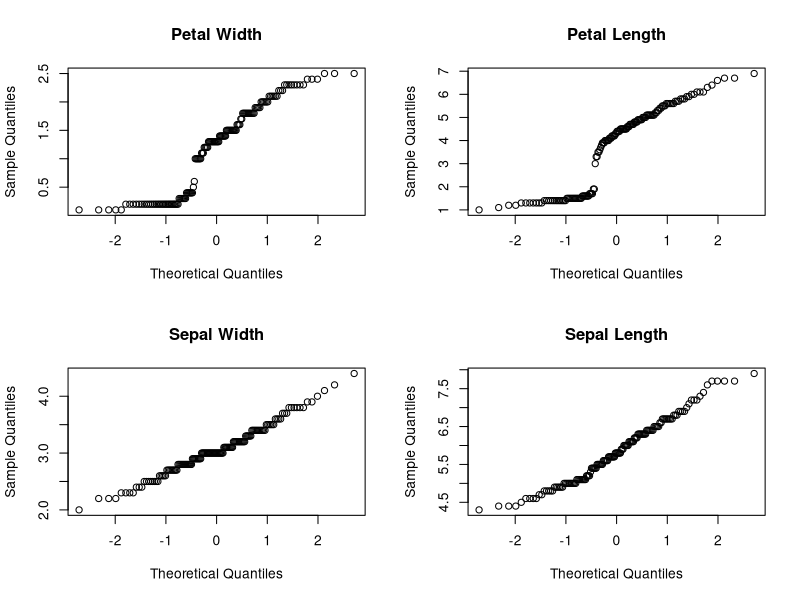
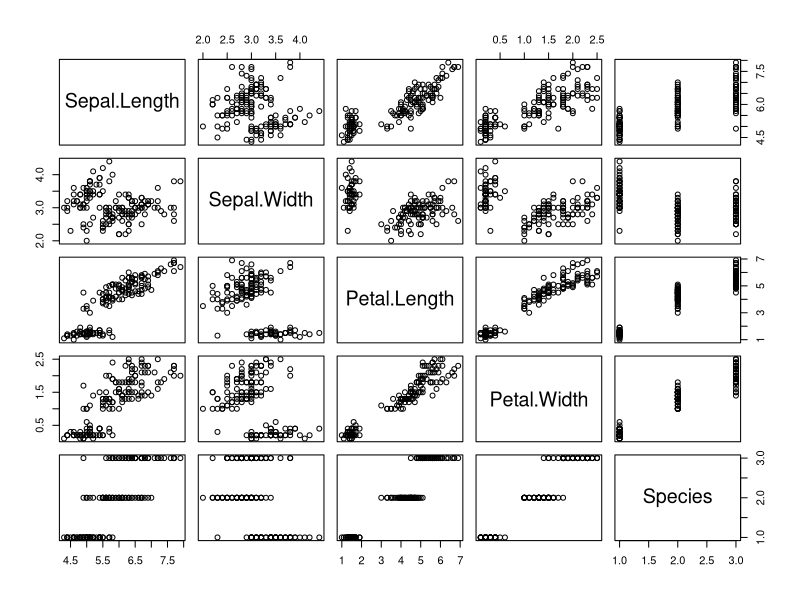
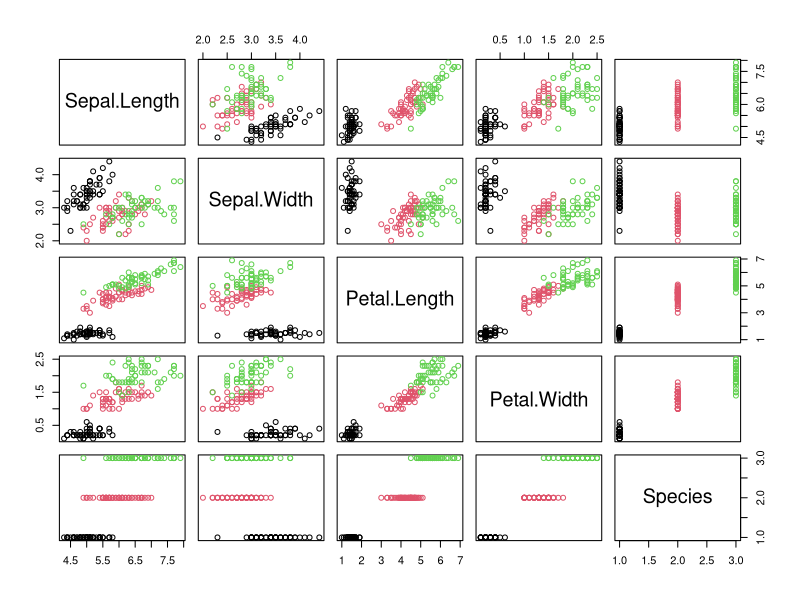

Recreate these plots in R, in order. (Note: this script raises an error after producing the figures.)
iris
par(mfrow=c(2,2))
qqnorm( iris$Petal.Width, main="Petal Width")
qqnorm( iris$Petal.Length, main="Petal Length")
qqnorm( iris$Sepal.Width, main="Sepal Width")
qqnorm( iris$Sepal.Length, main="Sepal Length")


## Open a new plot window using quartz() or x11() and do a bivariate plot of iris. 
## Use your knowledge of indexing to get rid of the species column
quartz()
plot(iris)

## Color by species. Since iris$Species is a factor, it has an internal numerical value. 
## for a quick and dirty plot by species, we can use that numeric info to assign colors:

plot(iris, col=iris$Species)

as.numeric(iris$Species)
sp <- as.character(iris$Species)

# But I donʻt like those colors.
# Create your own color pallete for the three species
# Try "colors()" to see all the possibilities
# explain which species goes with which color in a comment

icol <- as.character(sp)
## write code to reassign icol with color names

plot(iris, col=icol) 		# replot with new colors 



## We want to reuse this code, so write a function and call it 
## paint.iris(). You may want to have two arguments: just the numeric data and a vector for the species. 

paint.iris <- function(dat, sp) {
	icol <- as.character(sp)

## add code to reassign your icol to your custom colors here
## if you want to change your plotting symbols you can specify pch=

    plot(dat, col=icol)
  }

# execute paint.iris
sp <- iris$Species
paint.iris(iris, sp)

## Once you are sure everything is working, plot to pdf  
## The function pdf() opens a pipe to the graphics device driver to make a pdf.
## the pipe must also be closed using function dev.off(). if you forget your pdf 
## will be corrupted.

pdf(file="irisplot.pdf")
    sp <- sample(iris$Species) 
    paint.iris(iris, sp)
dev.off ()



## Scramble species. Make sure this works

sp <- sample(iris$Species)
paint.iris(iris, sp)

## plot to pdf. 

pdf(file="irissimplot.pdf")
    sp <- sample(iris$Species) 
    paint.iris(iris, sp)
dev.off ()

## Repeat the scramble and plot for a total of 10 simulated pdfs. (can you figure out how to 
## make all the plots in one pdf file?)



############# Density plots ######################################
## If you want to know more about density, look at the help page ?density
## check out the example "old faithful" at the bottom. You can look at the data: head(faithful)

## Letʻs plot the density of the Petal.Length points

density(iris$Petal.Length)            # print method shows some basic info
dd <- density(iris$Petal.Length)  # save density output
plot(dd)                                        # plot the density of all Petal.Length points

## Very interesting bumps there. But do they correspond to the different species? 
## Subset the data by species, and store each density in a separate object and replot

density(       )
dd.versicolor <- density(          )
plot(dd.versicolor, col=              )

## Add on additional densities for each species using the lines() function. Please use your 
## fabulous color pallette


lines(dd.virginica, col=             )

## At this point you may have noticed that the density is off the plot. The problem is that the x-limits
## of the different species are different, and by default set by the values given to plot() -- this sets up 
## the new plot window. You can get around this by plotting the density for the full dataset with 
## no points or lines, type="n", and then calling the lines function to add each species:

plot(dd, type="n")
lines(      )
lines(      )
lines(      )


## Now you may have noticed that y-axis is too short!! We need to find the maximum density to set
## the y-limits. To do that, we need to find out where that info is stored. Use the str() function to see
## the structure of a density object

str(dd)

## You can see that it is a list of 7, with x, and y which looks promising! Remember a list is a vector 
## of objects (but they can be different types!) And since the list elements are named you can use the $

dd$y

## use this info to set your ylimits. Remember that argument has this form: ylim=c( , ) 
## Check out ?plot for more info - if you see a choice click on the one in graphics


## Write a function accepts as input a vector of data (i.e., iris$Petal.Length for example), and 
## a vector that has information to indicate groups (i.e., iris$Species), and does what is necessary 
## to produce a pdf of the three densities on a single plot as we just did above.



## Use your function to produce density plots for each of the variables in the original data (Petal.Length,
## Petal.Width, etc.). One plot per variable, should contain the 3 species densities on a single plot.


## Generate these plots for the randomized data you saved earlier. One file per simulation. 
## Once you have a working function, itʻs so easy isnʻt it?!  

## Be sure to delete these stub intructions to make a clean script. Only leave what you need to explain 
## how the final product works. 
